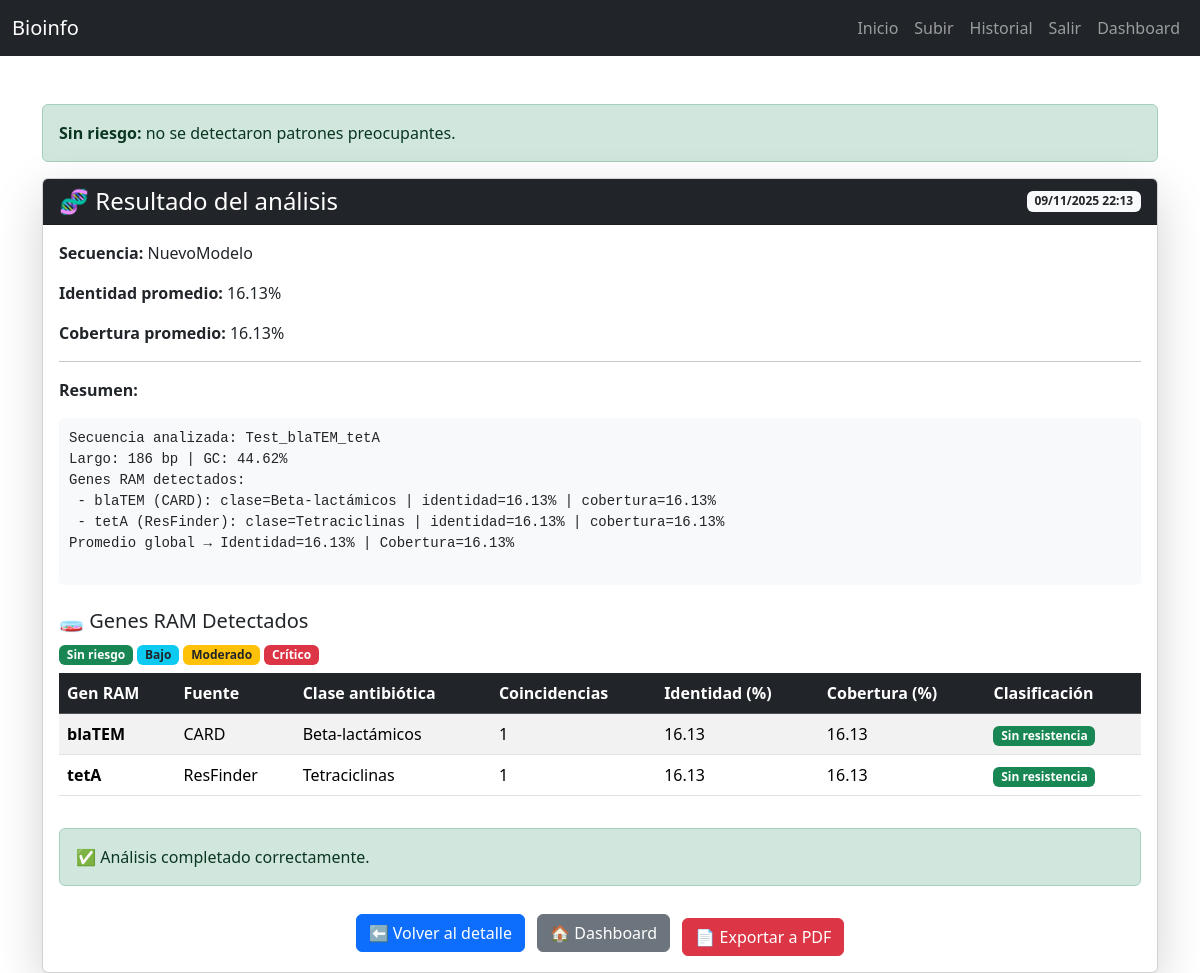
The page /resultados/12/ (signed in) on the database its author committed.
### analisis/models.py (models this page shows, shortened)
class AnalysisJob(models.Model):
    MODE_CHOICES = (("DEMO","DEMO"), ("REAL","REAL"))
    sequence = models.ForeignKey(Sequence, on_delete=models.CASCADE, related_name="jobs")
    mode = models.CharField(max_length=8, choices=MODE_CHOICES, default="DEMO")
    status = models.CharField(max_length=20, default="PENDING")  # PENDING/RUNNING/DONE/ERROR
    identity_pct = models.FloatField(null=True, blank=True)
    coverage_pct = models.FloatField(null=True, blank=True)
    raw_summary = models.TextField(null=True, blank=True)
    created_at = models.DateTimeField(auto_now_add=True)
    RISK_CHOICES = (('NONE','Sin riesgo'), ('LOW','Bajo'), ('MEDIUM','Moderado'), ('HIGH','Crítico'))
    risk_level = models.CharField(max_length=10, choices=RISK_CHOICES, default='NONE')

class Sequence(models.Model):
    owner = models.ForeignKey(User, on_delete=models.CASCADE)
    name = models.CharField(max_length=200)
    fasta_file = models.FileField(upload_to="fasta/")
    length_bp = models.IntegerField(null=True, blank=True)
    created_at = models.DateTimeField(auto_now_add=True)

class DetectedGene(models.Model):
    job = models.ForeignKey("AnalysisJob", on_delete=models.CASCADE, related_name="detected_genes")
    gene_name = models.CharField(max_length=100)
    source = models.CharField(max_length=20, blank=True, null=True)
    antibiotic_class = models.CharField(max_length=100, blank=True, null=True)
    matches = models.IntegerField(default=0)
    identity = models.FloatField(default=0)
    coverage = models.FloatField(default=0)
    classification = models.CharField(max_length=20, default="Desconocido")

### analisis/views.py (the view)
# urls.py: path('resultados/<int:pk>/', views.resultados, name='resultados'),
@login_required
def resultados(request, pk):
    job = get_object_or_404(AnalysisJob, pk=pk, sequence__owner=request.user)
    return render(request, "analisis/resultados.html", {"job": job})

### analisis/templates/analisis/resultados.html (shortened to what this page needs)
{% extends "analisis/base.html" %}
{% block content %}
<div class="container mt-5">
  {% if job.risk_level == "HIGH" %}
  <div class="alert alert-danger d-flex align-items-center" role="alert">
    <strong>⚠ Alta probabilidad de resistencia:</strong>&nbsp;
    Se detectaron genes con identidad ≥ 90% y cobertura ≥ 80%.
  </div>
  {% elif job.risk_level == "MEDIUM" %}
  <div class="alert alert-warning" role="alert">
    <strong>Riesgo moderado:</strong> valores de identidad relevantes; revisar en detalle.
  </div>
  {% elif job.risk_level == "LOW" %}
  <div class="alert alert-info" role="alert">
    <strong>Riesgo bajo:</strong> coincidencias limitadas detectadas.
  </div>
  {% else %}
  <div class="alert alert-success" role="alert">
    <strong>Sin riesgo:</strong> no se detectaron patrones preocupantes.
  </div>
  {% endif %}
  <div class="card shadow-lg mt-3">
    <div class="card-header bg-dark text-white d-flex justify-content-between align-items-center">
      <h4 class="m-0">🧬 Resultado del análisis</h4>
      <span class="badge bg-light text-dark">
        {{ job.created_at|date:"d/m/Y H:i" }}
      </span>
    </div>
    <div class="card-body">
      <p><strong>Secuencia:</strong> {{ job.sequence.name }}</p>
      <p><strong>Identidad promedio:</strong> {{ job.identity_pct }}%</p>
      <p><strong>Cobertura promedio:</strong> {{ job.coverage_pct }}%</p>
      <hr>
      <p><strong>Resumen:</strong></p>
      <pre style="background:#f8f9fa; padding:10px; border-radius:5px; white-space:pre-wrap;">
{{ job.raw_summary }}
      </pre>
      {% if job.detected_genes.all %}
        <h5 class="mt-4 mb-2">🧫 Genes RAM Detectados</h5>
        <p class="mb-2">
          <span class="badge bg-success">Sin riesgo</span>
          <span class="badge bg-info text-dark">Bajo</span>
          <span class="badge bg-warning text-dark">Moderado</span>
          <span class="badge bg-danger">Crítico</span>
        </p>
        <div class="table-responsive">
          <table class="table table-striped align-middle">
            <thead class="table-dark">
              <tr>
                <th>Gen RAM</th>
                <th>Fuente</th>
                <th>Clase antibiótica</th>
                <th>Coincidencias</th>
                <th>Identidad (%)</th>
                <th>Cobertura (%)</th>
                <th>Clasificación</th>
              </tr>
            </thead>
            <tbody>
              {% for g in job.detected_genes.all %}
              <tr>
                <td><strong>{{ g.gene_name }}</strong></td>
                <td>{{ g.source|default:"-" }}</td>
                <td>{{ g.antibiotic_class|default:"-" }}</td>
                <td>{{ g.matches }}</td>
                <td>
                  {{ g.identity|floatformat:2 }}
                </td>
                <td>
                  {{ g.coverage|floatformat:2 }}
                </td>
                <td>
                  {% if g.classification == "Alta resistencia" %}
                    <span class="badge bg-danger">{{ g.classification }}</span>
                  {% elif g.classification == "Resistencia moderada" %}
                    <span class="badge bg-warning text-dark">{{ g.classification }}</span>
                  {% elif g.classification == "Baja resistencia" %}
                    <span class="badge bg-info text-dark">{{ g.classification }}</span>
                  {% else %}
                    <span class="badge bg-success">{{ g.classification }}</span>
                  {% endif %}
                </td>
              </tr>
              {% endfor %}
            </tbody>
          </table>
        </div>
      {% else %}
        <div class="alert alert-secondary mt-3 text-center">
          No se detectaron genes RAM en esta secuencia.
        </div>
      {% endif %}
      {% if job.status == "DONE" %}
        <div class="alert alert-success mt-3">✅ Análisis completado correctamente.</div>
      {% else %}
        <div class="alert alert-danger mt-3">❌ Hubo un error: {{ job.raw_summary }}</div>
      {% endif %}
      <div class="text-center mt-4">
        <a href="{% url 'sequence_detail' job.sequence.pk %}" class="btn btn-primary me-2">⬅ Volver al detalle</a>
        <a href="{% url 'dashboard' %}" class="btn btn-secondary me-2">🏠 Dashboard</a>
        <a href="{% url 'exportar_pdf' job.pk %}" class="btn btn-danger mt-2">📄 Exportar a PDF</a>
      </div>
    </div>
  </div>
</div>
{% endblock %}

### rows shown on the page
AnalysisJob: created_at "09/11/2025 22:13", sequence.name "NuevoModelo", identity_pct "16.13", coverage_pct "16.13", raw_summary "Secuencia analizada: Test_blaTEM_tetA Largo: 186 bp | GC: 44.62% Genes RAM detectados: - blaTEM (CARD): clase=Beta-lactámicos | identidad=16.13% | cobertura=16.13% - tetA (ResFinder): clase=Tetraciclinas | identidad=16.13% | cobertura=16.13% Promedio global → Identidad=16.13% | Cobertura=16.13%"
DetectedGene: gene_name "blaTEM", source "CARD", antibiotic_class "Beta-lactámicos", matches "1", identity "16.13", coverage "16.13", classification "Sin resistencia"
DetectedGene: gene_name "tetA", source "ResFinder", antibiotic_class "Tetraciclinas", matches "1", identity "16.13", coverage "16.13", classification "Sin resistencia"
